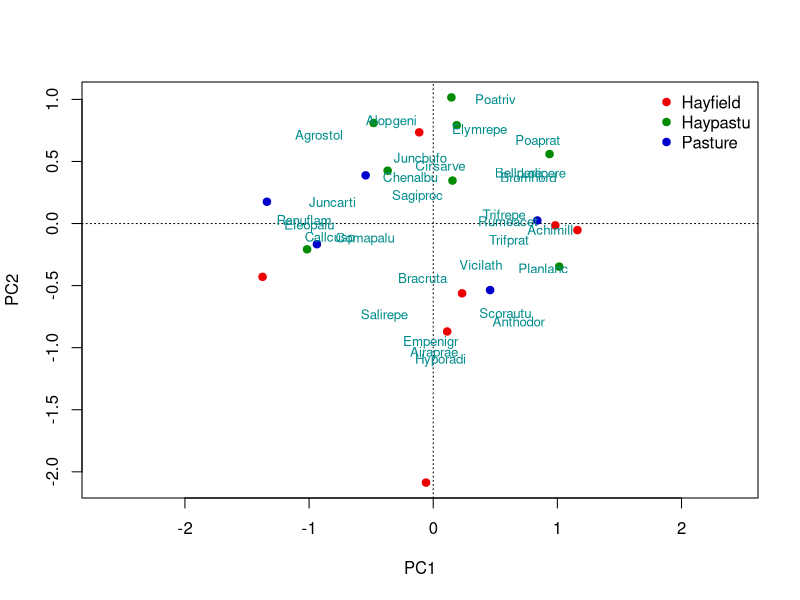

R code for this plot:
require("vegan")

data(dune)
data(dune.env)
#mod <- rda(dune ~ Management, data = dune.env)
#plot(mod)

data(dune, dune.env)
mod <- rda(dune, scale=TRUE)
with(dune.env, levels(Use))


scl <- 3

colvec <- c("red2", "green4", "mediumblue")


plot(mod, type="n", scaling = scl)

with(dune.env, points(mod, display = "sites", col = colvec[Use],
                      scaling = scl, pch = 21, bg = colvec[Use]))

text(mod, display = "species", scaling = scl, cex = 0.8, col = "darkcyan")

with(dune.env, legend("topright", legend = levels(Use), bty = "n",
                      col = colvec, pch = 21, pt.bg = colvec))


#var.sc <- scores(mod, choices=1:2, scaling=3, display="sp")
#arrows(0,0, var.sc[,1], var.sc[,2], length=0, lty=1, col="red")
